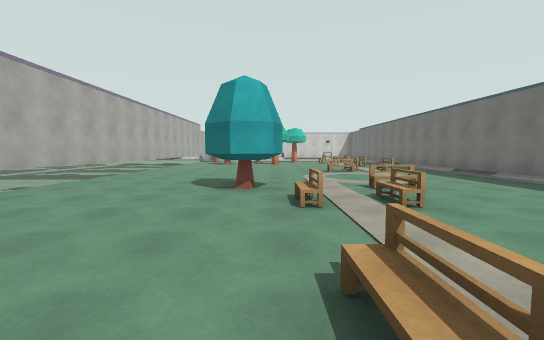
[1] (above)

24 first-person views from a walk through a scene from a Unity 3-D project. The camera is 1.4 m above the floor, tilts 4° down and sees 90° across. The floor is counted in squares, 2 m on a side. Each view is taken from the middle of a square. On the plan, view 1 faces up. The plan holds only what a view shows up to about 9 squares ahead; the rest is blank. The place goes on beyond the plan.

[2]
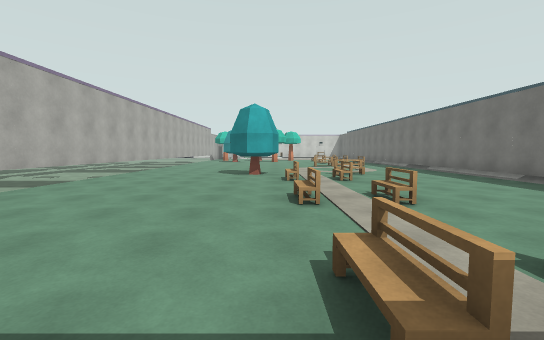

[3]
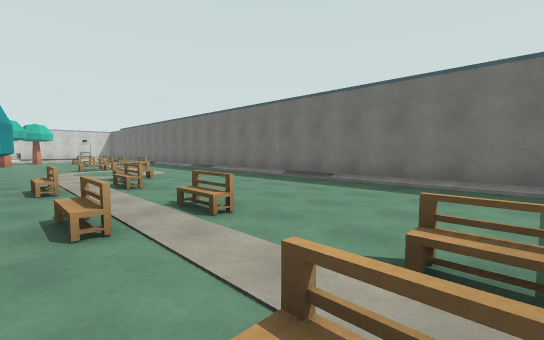

[4]
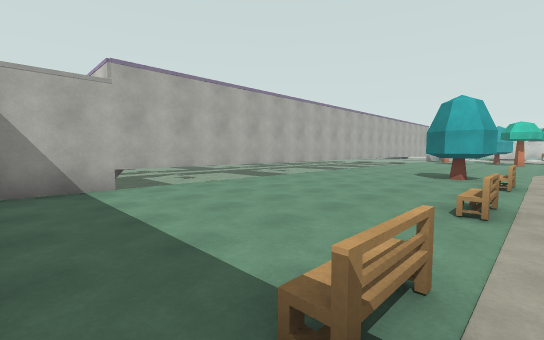

[5]
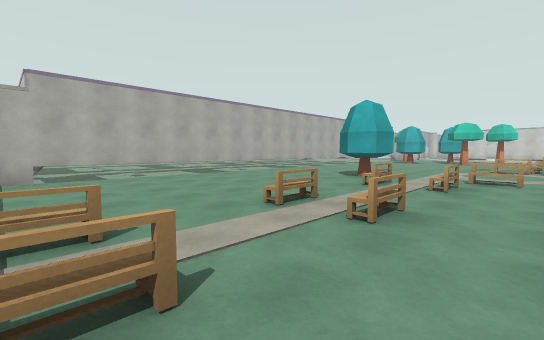

[6]
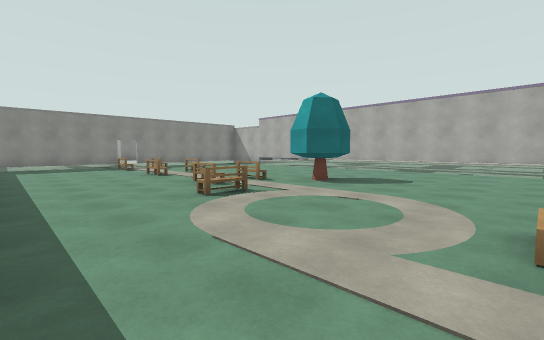

[7]
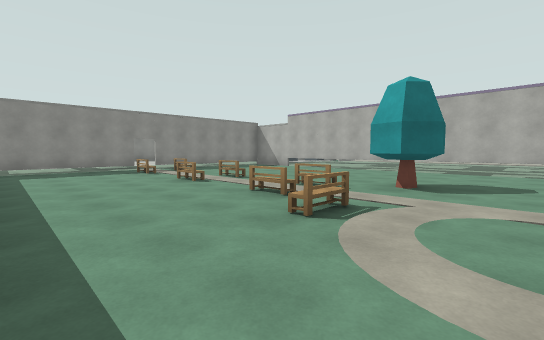

[8]
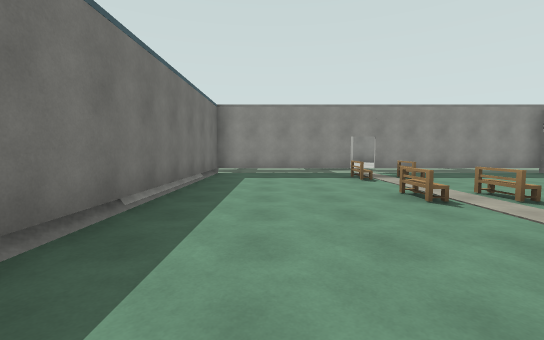

[9]
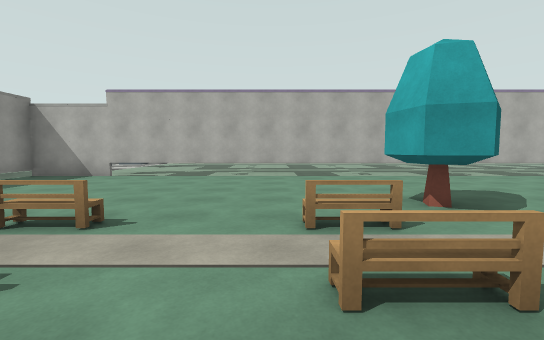

[10]
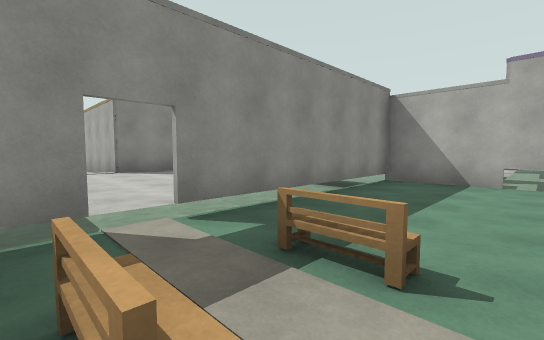

[11]
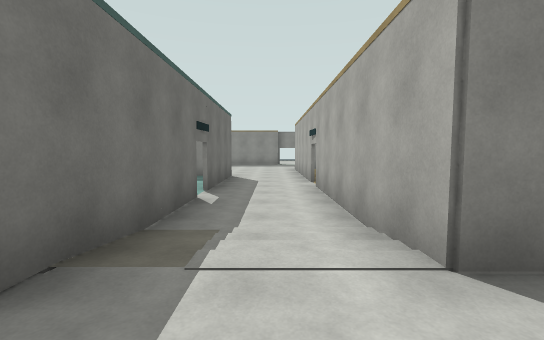

[12]
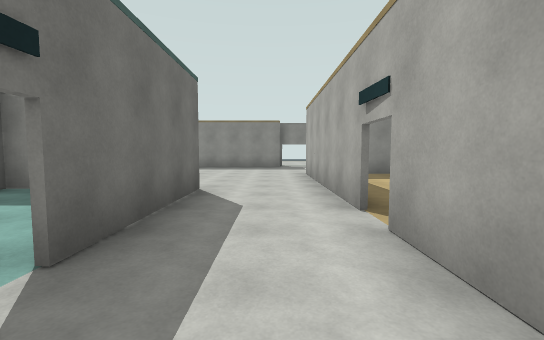

[13]
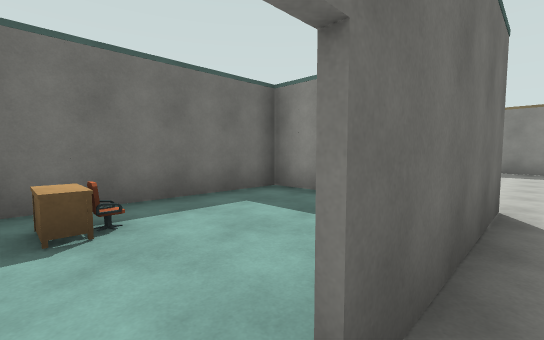

[14]
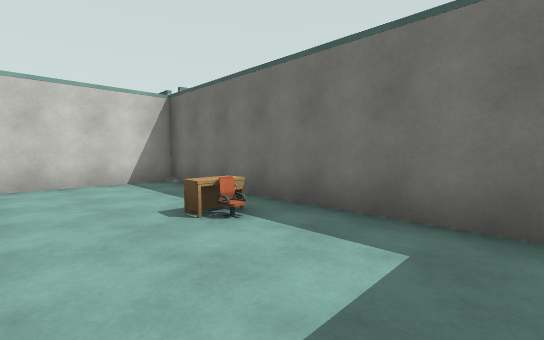

[15]
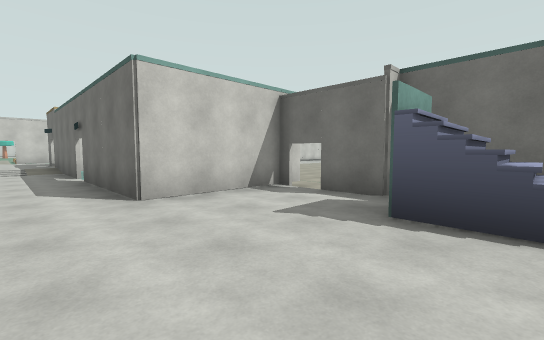

[16]
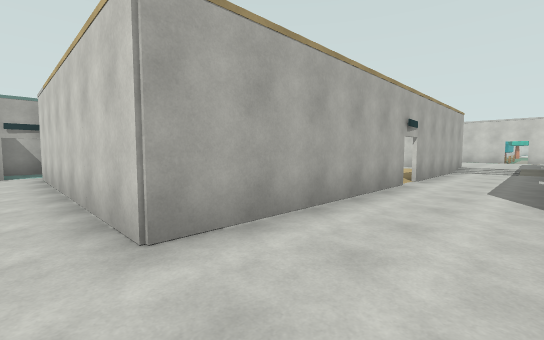

[17]
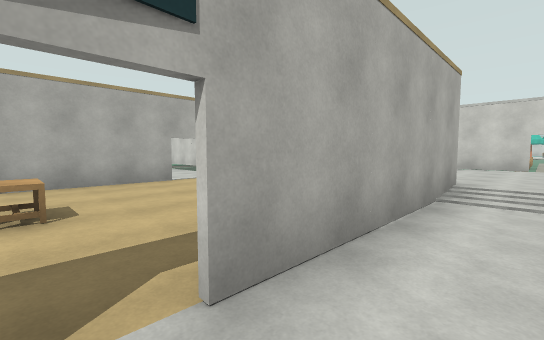

[18]
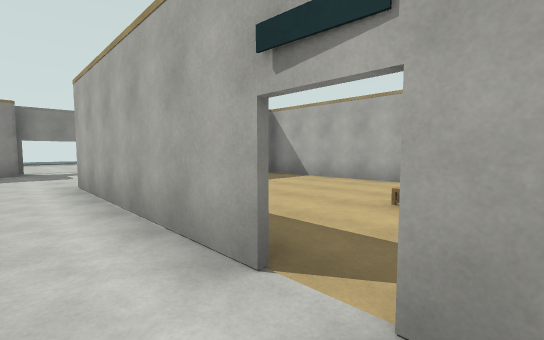

[19]
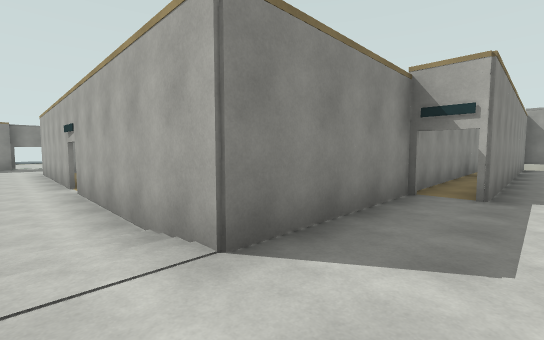

[20]
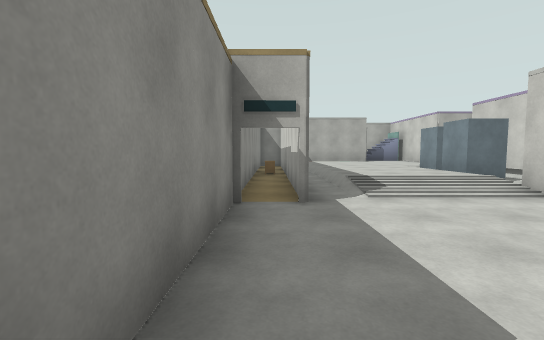

[21]
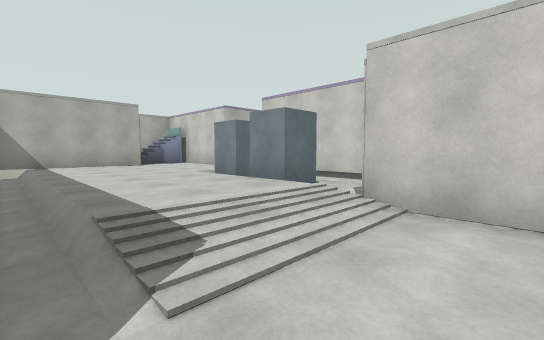

[22]
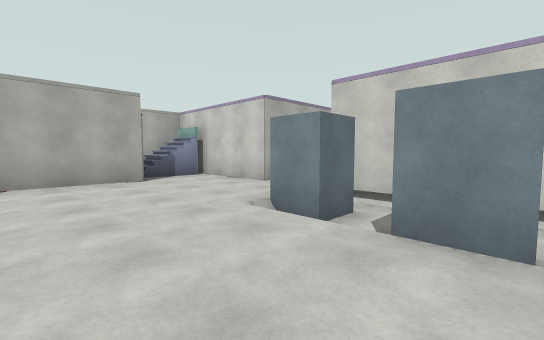

[23]
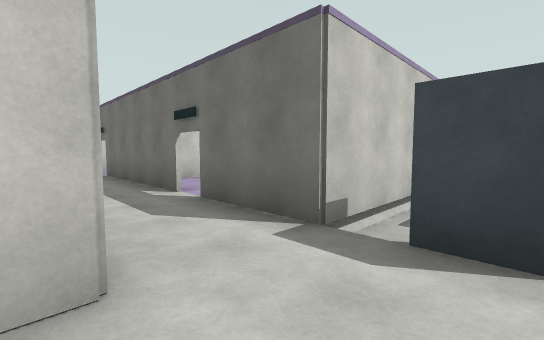

[24]
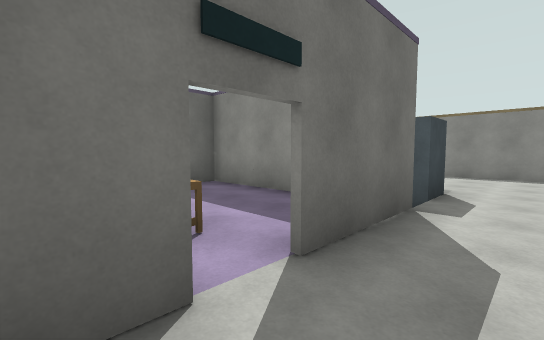

### Floor plan
Key: @ floor where view 1 was taken; # wall or solid block; x gap in a wall; . main floor; : floor 0.25 m higher than the main floor; - floor 0.25 m lower than the main floor; + floor 0.75 m higher than the main floor; * floor 1.75 m higher than the main floor; / step, stairs or slope; = window, fence, low wall or low ledge; O other object.
Columns run from 14 left of view 1 to 7 right of it. Each row starts with its distance up from view 1.
  9          #......O...#
  8          #..........#
  7          #..........#
  6          #..........#
  5      #   #...OO.O...#
  4      #####..........#
  3     +#+  #.....OO...#
  2     +#   #..........#
  1     ++ O #.....OO...#
  0     +# ++#....@.....#
 -1 ####+#####..........#
 -2 #++++OO###..........#
 -3 *++++OOOO#..........#
 -4 ##+++++++######:#####
 -5  #+++++++/::::::
 -6  #+++++++/::::::
 -7  #::::::::::::::
 -8    ###O####:::::#
 -9        ########/#####
-10        ..     #.#...#
-11          x.  .#.#...#
-12          #....#....O#
-13          #....#.#..O#
-14          #.OO.x.#...#
-15          #....#.#...#-
-16          #....#.#####-
-17          #....#..../
-18          #....#....##
-19      # ########...==#
-20      # #........../##

Where each view was taken, in squares from view 1:
view 1: 0 up, 0 right, facing up
view 2: 3 down, 0 right, facing up
view 3: 2 down, 0 right, facing up-right
view 4: 3 down, 1 right, facing up-left
view 5: 2 down, 3 right, facing up-left
view 6: 9 up, 5 right, facing down-left
view 7: 7 up, 5 right, facing down-left
view 8: 5 up, 4 right, facing down
view 9: 3 up, 3 right, facing left
view 10: 1 down, 2 right, facing down-left
view 11: 7 down, 1 right, facing down
view 12: 11 down, 1 right, facing down
view 13: 12 down, 2 right, facing down-right
view 14: 15 down, 3 right, facing up-right
view 15: 20 down, 1 right, facing up-right
view 16: 20 down, 2 right, facing up-left
view 17: 14 down, 1 right, facing up-left
view 18: 13 down, 1 right, facing down-left
view 19: 7 down, 1 right, facing down-left
view 20: 8 down, 0 right, facing left
view 21: 7 down, 3 left, facing up-left
view 22: 6 down, 6 left, facing up-left
view 23: 3 down, 11 left, facing up-right
view 24: 2 up, 10 left, facing down-right
